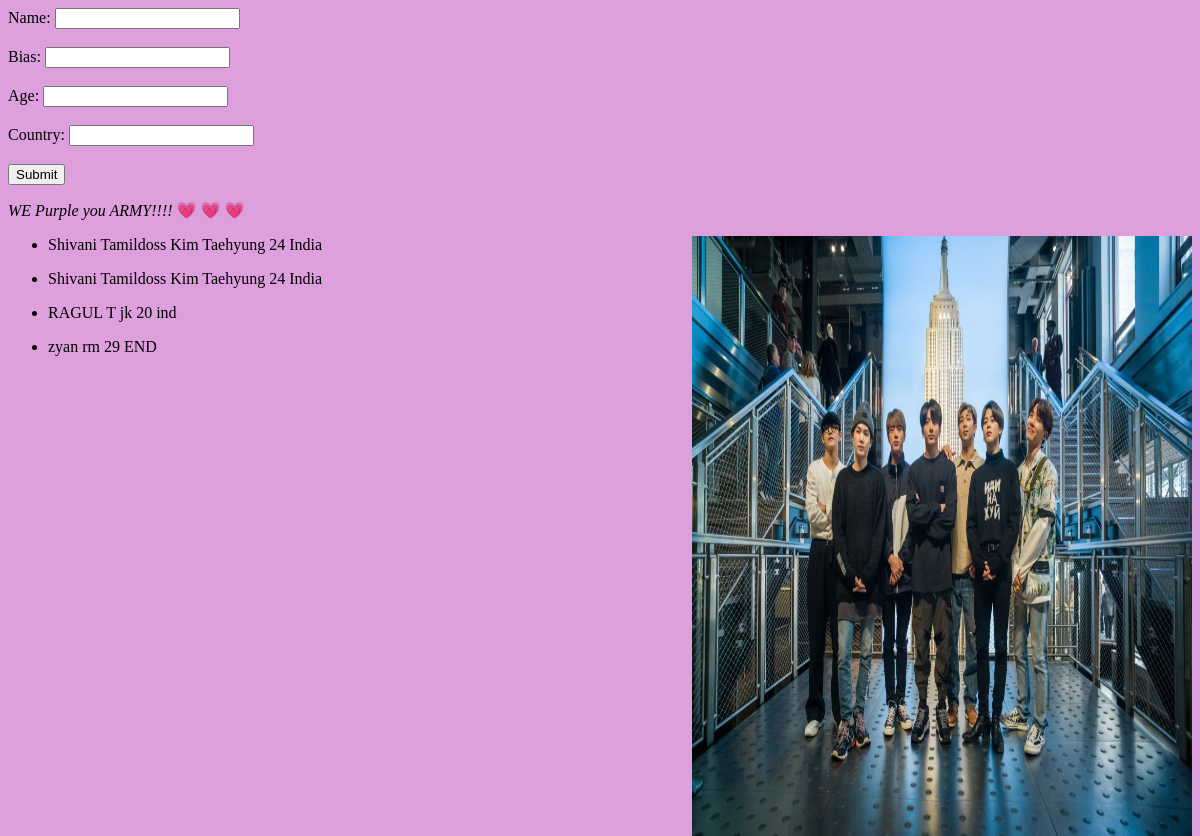
Page /pucc2/fa1/ on the earlier database version.
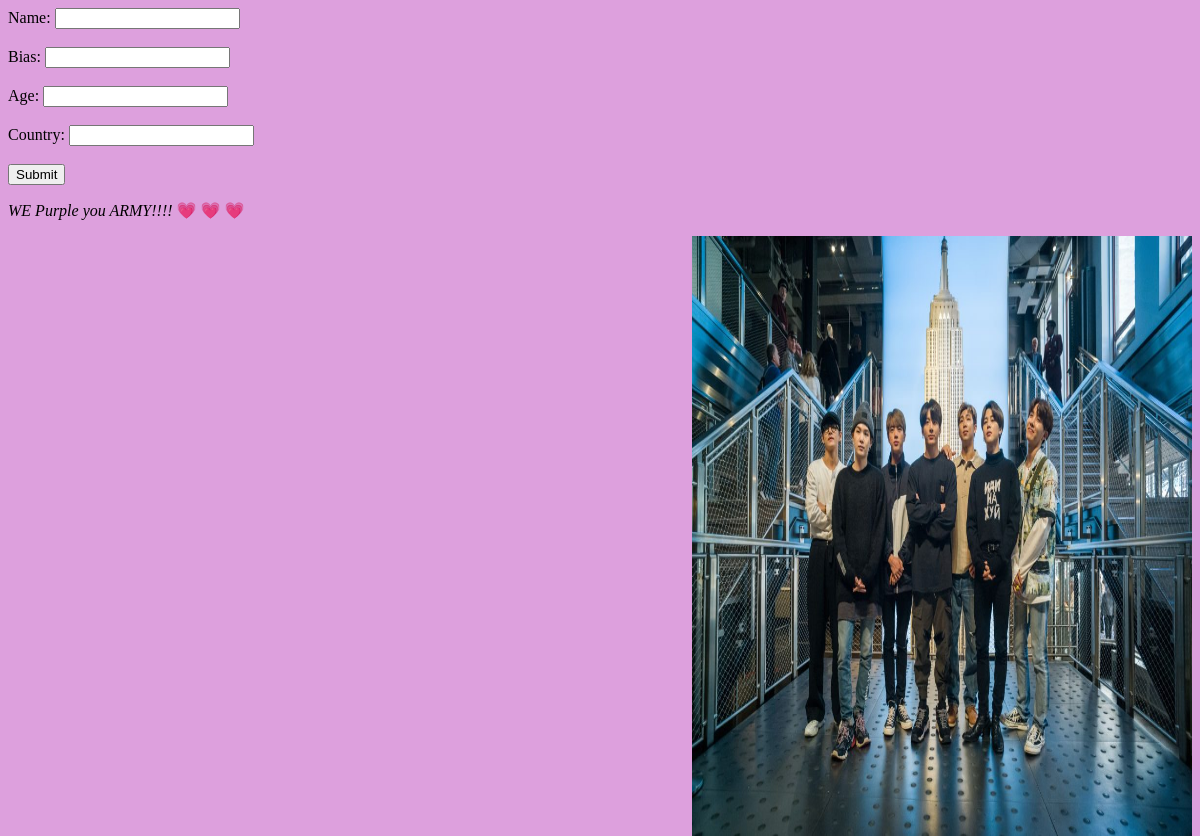
Same page on the later database version.
### appp2/models.py (models this page shows, shortened)
class appp2(models.Model):
    Name = models.CharField(max_length=100)
    Bias = models.CharField(max_length=50)
    Age  = models.IntegerField(max_length = 200)
    Country = models.TextField(max_length=50)

### appp2/views.py (the view, shortened to what this page needs)
# urls.py: path('fa1/', views.cans1 , name='fa1'),
def cans1(request):
    allobj2 = appp2.objects.all()
    return render(request,'second.html', {'results2' : allobj2})

### templates/second.html (shortened to what this page needs)
{% load static %}
<!DOCTYPE html>
<html>
  <body style="background-color:plum;">
    <div>
      <form method="POST" action="{% url 'fa1' %}">
        Name: <input type="text" name="name" id="Name"><br><br>
        Bias: <input type="text" name="bias"><br><br>
        Age: <input type="number" name="age"> <br><br>
        Country: <input type="text" name="country"> <br><br>
        <input type="submit" name="submit">
      </form>
    </div>
    <p><i>WE Purple you ARMY!!!!</i> &#128151 &#128151 &#128151 </p>
    <img src="{% static 'image/bts.jpg' %}" alt="BTS"  width="500" height="600" align="right">
    {% for i in results2 %}
      <ul>
        <li>
          {{ i.Name }}
          {{ i.Bias }}
          {{ i.Age}}
          {{ i.Country }}
        </li>
      </ul>
    {% endfor %}
</body>
</html>

Differences in the rows shown:
removed appp2: Name "Shivani Tamildoss", Bias "Kim Taehyung", Age "24", Country "India"
removed appp2: Name "Shivani Tamildoss", Bias "Kim Taehyung", Age "24", Country "India"
removed appp2: Name "RAGUL T", Bias "jk", Age "20", Country "ind"
removed appp2: Name "zyan", Bias "rm", Age "29", Country "END"
